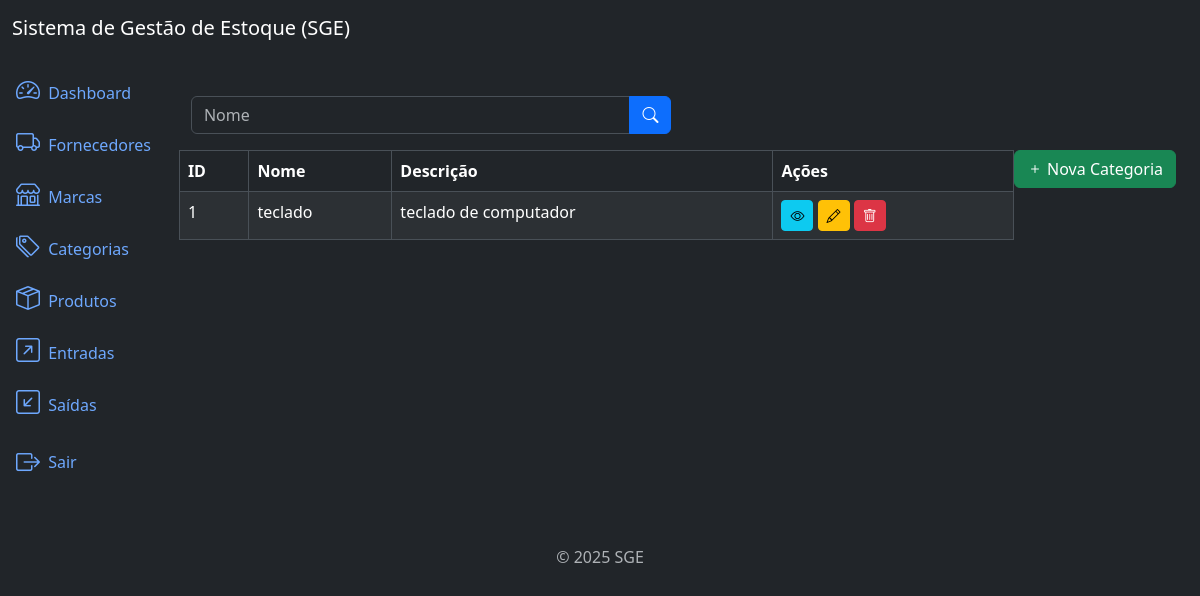
Page /categories/list/ (signed in) on the earlier database version.
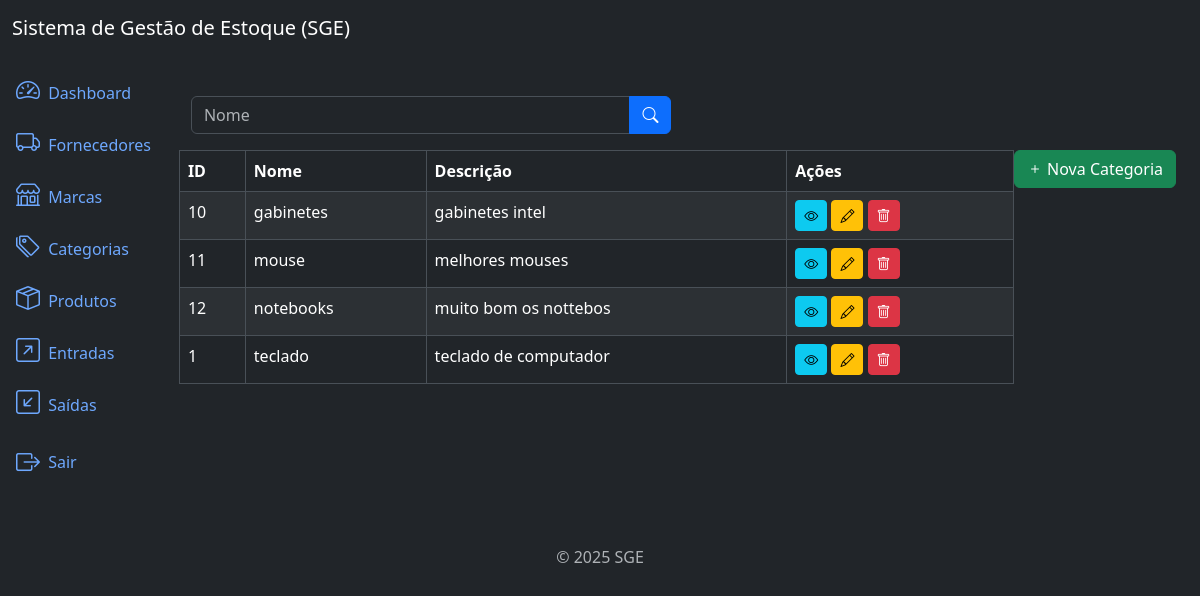
Same page on the later database version.
### categories/models.py (models this page shows, shortened)
class Category(models.Model):
    name = models.CharField(max_length=500)
    description = models.TextField(null=True, blank=True)
    created_at = models.DateTimeField(auto_now_add=True)
    updated_at =  models.DateTimeField(auto_now=True)
    class Meta:
        ordering = ['name']

### categories/views.py (the view)
# urls.py: path('categories/list/', views.CategoryListView.as_view(), name='category_list'),
class CategoryListView(LoginRequiredMixin, PermissionRequiredMixin, ListView):
    model = models.Category
    template_name = 'category_list.html'
    context_object_name = 'categories'
    paginate_by = 9
    permission_required = 'categories.view_category'
    def get_queryset(self):
        queryset = super().get_queryset()
        name = self.request.GET.get('name')
        if name:
            queryset = queryset.filter(name__icontains=name)
        return queryset

### categories/templates/category_list.html (shortened to what this page needs)
{% extends 'base.html' %}
{% block content %}
<div class="row mb-3">
    <div class="col-md-6">
            <form method="get" action="{% url 'category_list' %}">
             <div class="input-group">
                    <input type="text" class="form-control" name="name" placeholder="Nome" value="{{ request.GET.name }}">
                    <button type="submit" class="btn btn-primary">
                        <i class="bi bi-search"></i>
                    </button>
                </div>
            </form>
        </div>
    </div>
    <div class="col -md-6">
        <a href="{% url 'category_create' %}" class="btn btn-success float-end">
          <i class="bi bi-plus"></i> Nova Categoria
        </a>
    </div>
</div>
<div class="table-responsive">
    <table class="table table-striped table-bordered">
        <thead class="thead-dark">
            <tr>
                <th>ID</th>
                <th>Nome</th>
                <th>Descrição</th>
                <th> Ações </th>
            </tr>
        </thead>
        <tbody>
            {% for category in categories %}
            <tr>
                <td>{{ category.id }}</td>
                <td>{{ category.name }}</td>
                <td>{{ category.description }}</td>
                <td>
                    {% if perms.categories.view_category %}
                      <a href="{%url "category_detail" category.id %}" class="btn btn-info btn-sm">
                      <i class="bi bi-eye"></i>
                      </a>
                    {% endif %}
                    {% if perms.categories.change_category %}
                    <a href="{%url "category_update" category.id %}" class="btn btn-warning btn-sm">
                      <i class="bi bi-pencil"></i>
                    </a>
                    {% endif %}
                    {% if perms.categories.delete_category %}
                    <a href="{%url "category_delete" category.id %}" class="btn btn-danger btn-sm">
                      <i class="bi bi-trash"></i>
                    </a>
                    {% endif %}
                </td>
            </tr>
            {% endfor %}
        </tbody>
    </table>
</div>
{% endblock %}

Differences in the rows shown:
added Category: id "10", name "gabinetes", description "gabinetes intel"
added Category: id "11", name "mouse", description "melhores mouses"
added Category: id "12", name "notebooks", description "muito bom os nottebos"
